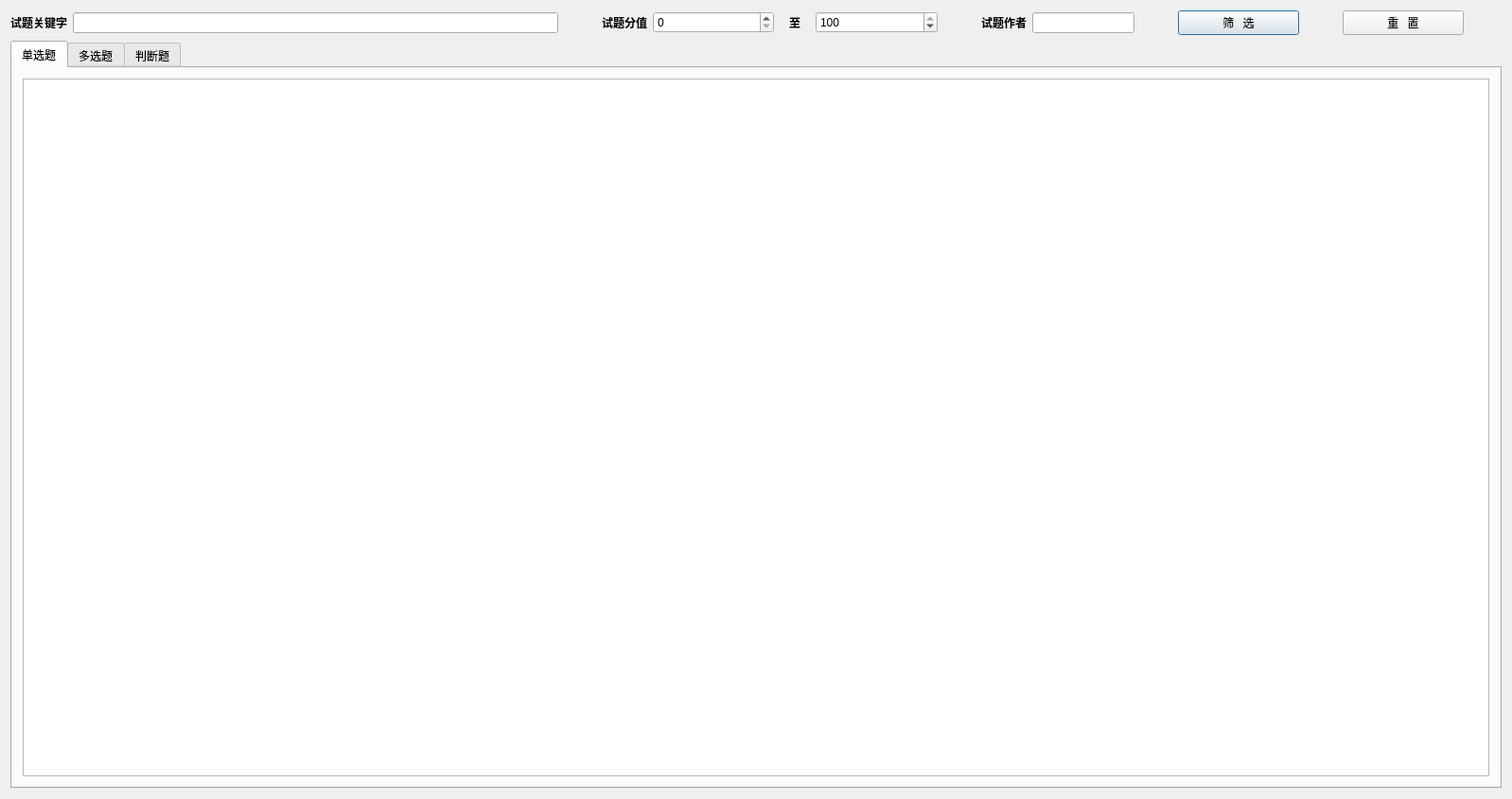
<?xml version="1.0" encoding="UTF-8"?>
<ui version="4.0">
 <class>QuestionBank</class>
 <widget class="QDialog" name="QuestionBank">
  <property name="windowModality">
   <enum>Qt::NonModal</enum>
  </property>
  <property name="geometry">
   <rect>
    <x>0</x>
    <y>0</y>
    <width>1598</width>
    <height>844</height>
   </rect>
  </property>
  <property name="windowTitle">
   <string>试题管理</string>
  </property>
  <layout class="QVBoxLayout" name="verticalLayout">
   <item>
    <layout class="QHBoxLayout" name="horizontalLayout" stretch="1,4,0,1,1,1,1,0,1,1,0,1,0,1,0">
     <item>
      <widget class="QLabel" name="label">
       <property name="sizePolicy">
        <sizepolicy hsizetype="Fixed" vsizetype="Preferred">
         <horstretch>0</horstretch>
         <verstretch>0</verstretch>
        </sizepolicy>
       </property>
       <property name="font">
        <font>
         <family>等线</family>
         <weight>75</weight>
         <bold>true</bold>
        </font>
       </property>
       <property name="text">
        <string>试题关键字</string>
       </property>
      </widget>
     </item>
     <item>
      <widget class="QLineEdit" name="keywordSelector"/>
     </item>
     <item>
      <spacer name="horizontalSpacer_3">
       <property name="orientation">
        <enum>Qt::Horizontal</enum>
       </property>
       <property name="sizeHint" stdset="0">
        <size>
         <width>40</width>
         <height>20</height>
        </size>
       </property>
      </spacer>
     </item>
     <item>
      <widget class="QLabel" name="label_2">
       <property name="sizePolicy">
        <sizepolicy hsizetype="Fixed" vsizetype="Preferred">
         <horstretch>0</horstretch>
         <verstretch>0</verstretch>
        </sizepolicy>
       </property>
       <property name="font">
        <font>
         <family>等线</family>
         <weight>75</weight>
         <bold>true</bold>
        </font>
       </property>
       <property name="text">
        <string>试题分值</string>
       </property>
      </widget>
     </item>
     <item>
      <widget class="QSpinBox" name="lowerValue">
       <property name="maximum">
        <number>100</number>
       </property>
      </widget>
     </item>
     <item>
      <widget class="QLabel" name="label_4">
       <property name="sizePolicy">
        <sizepolicy hsizetype="Fixed" vsizetype="Preferred">
         <horstretch>0</horstretch>
         <verstretch>0</verstretch>
        </sizepolicy>
       </property>
       <property name="font">
        <font>
         <family>等线</family>
         <weight>75</weight>
         <bold>true</bold>
        </font>
       </property>
       <property name="styleSheet">
        <string notr="true">padding-left:10%;
padding-right:10%;</string>
       </property>
       <property name="text">
        <string>至</string>
       </property>
       <property name="alignment">
        <set>Qt::AlignCenter</set>
       </property>
      </widget>
     </item>
     <item>
      <widget class="QSpinBox" name="upperValue">
       <property name="maximum">
        <number>100</number>
       </property>
       <property name="value">
        <number>100</number>
       </property>
      </widget>
     </item>
     <item>
      <spacer name="horizontalSpacer_2">
       <property name="orientation">
        <enum>Qt::Horizontal</enum>
       </property>
       <property name="sizeHint" stdset="0">
        <size>
         <width>40</width>
         <height>20</height>
        </size>
       </property>
      </spacer>
     </item>
     <item>
      <widget class="QLabel" name="label_3">
       <property name="sizePolicy">
        <sizepolicy hsizetype="Fixed" vsizetype="Preferred">
         <horstretch>0</horstretch>
         <verstretch>0</verstretch>
        </sizepolicy>
       </property>
       <property name="font">
        <font>
         <family>等线</family>
         <weight>75</weight>
         <bold>true</bold>
        </font>
       </property>
       <property name="text">
        <string>试题作者</string>
       </property>
      </widget>
     </item>
     <item>
      <widget class="QLineEdit" name="authorSelector">
       <property name="sizePolicy">
        <sizepolicy hsizetype="Fixed" vsizetype="Fixed">
         <horstretch>0</horstretch>
         <verstretch>0</verstretch>
        </sizepolicy>
       </property>
      </widget>
     </item>
     <item>
      <spacer name="horizontalSpacer">
       <property name="orientation">
        <enum>Qt::Horizontal</enum>
       </property>
       <property name="sizeType">
        <enum>QSizePolicy::Preferred</enum>
       </property>
       <property name="sizeHint" stdset="0">
        <size>
         <width>40</width>
         <height>20</height>
        </size>
       </property>
      </spacer>
     </item>
     <item>
      <widget class="QPushButton" name="selectBtn">
       <property name="sizePolicy">
        <sizepolicy hsizetype="Expanding" vsizetype="Fixed">
         <horstretch>0</horstretch>
         <verstretch>0</verstretch>
        </sizepolicy>
       </property>
       <property name="font">
        <font>
         <family>华文琥珀</family>
         <weight>50</weight>
         <bold>false</bold>
        </font>
       </property>
       <property name="text">
        <string>筛   选</string>
       </property>
      </widget>
     </item>
     <item>
      <spacer name="horizontalSpacer_5">
       <property name="orientation">
        <enum>Qt::Horizontal</enum>
       </property>
       <property name="sizeHint" stdset="0">
        <size>
         <width>40</width>
         <height>20</height>
        </size>
       </property>
      </spacer>
     </item>
     <item>
      <widget class="QPushButton" name="resetBtn">
       <property name="sizePolicy">
        <sizepolicy hsizetype="Expanding" vsizetype="Fixed">
         <horstretch>0</horstretch>
         <verstretch>0</verstretch>
        </sizepolicy>
       </property>
       <property name="font">
        <font>
         <family>华文琥珀</family>
        </font>
       </property>
       <property name="text">
        <string>重   置</string>
       </property>
      </widget>
     </item>
     <item>
      <spacer name="horizontalSpacer_4">
       <property name="orientation">
        <enum>Qt::Horizontal</enum>
       </property>
       <property name="sizeHint" stdset="0">
        <size>
         <width>40</width>
         <height>20</height>
        </size>
       </property>
      </spacer>
     </item>
    </layout>
   </item>
   <item>
    <widget class="QTabWidget" name="tabWidget">
     <property name="font">
      <font>
       <family>微软雅黑 Light</family>
      </font>
     </property>
     <property name="currentIndex">
      <number>0</number>
     </property>
     <widget class="QWidget" name="choice">
      <attribute name="title">
       <string>单选题</string>
      </attribute>
      <layout class="QVBoxLayout" name="verticalLayout_2">
       <item>
        <widget class="QTableView" name="choiceTable">
         <property name="sizePolicy">
          <sizepolicy hsizetype="Preferred" vsizetype="Preferred">
           <horstretch>0</horstretch>
           <verstretch>0</verstretch>
          </sizepolicy>
         </property>
         <property name="font">
          <font>
           <family>微软雅黑</family>
           <weight>50</weight>
           <bold>false</bold>
          </font>
         </property>
         <property name="verticalScrollBarPolicy">
          <enum>Qt::ScrollBarAsNeeded</enum>
         </property>
         <property name="horizontalScrollBarPolicy">
          <enum>Qt::ScrollBarAsNeeded</enum>
         </property>
         <property name="sizeAdjustPolicy">
          <enum>QAbstractScrollArea::AdjustToContents</enum>
         </property>
         <property name="editTriggers">
          <set>QAbstractItemView::NoEditTriggers</set>
         </property>
         <attribute name="horizontalHeaderCascadingSectionResizes">
          <bool>false</bool>
         </attribute>
         <attribute name="verticalHeaderStretchLastSection">
          <bool>false</bool>
         </attribute>
        </widget>
       </item>
      </layout>
     </widget>
     <widget class="QWidget" name="multichoice">
      <attribute name="title">
       <string>多选题</string>
      </attribute>
      <layout class="QVBoxLayout" name="verticalLayout_3">
       <item>
        <widget class="QTableView" name="multiTable">
         <property name="sizePolicy">
          <sizepolicy hsizetype="Expanding" vsizetype="Expanding">
           <horstretch>0</horstretch>
           <verstretch>0</verstretch>
          </sizepolicy>
         </property>
         <property name="font">
          <font>
           <family>微软雅黑</family>
          </font>
         </property>
         <property name="editTriggers">
          <set>QAbstractItemView::NoEditTriggers</set>
         </property>
        </widget>
       </item>
      </layout>
     </widget>
     <widget class="QWidget" name="judge">
      <attribute name="title">
       <string>判断题</string>
      </attribute>
      <layout class="QVBoxLayout" name="verticalLayout_4">
       <item>
        <widget class="QTableView" name="judgeTable">
         <property name="sizePolicy">
          <sizepolicy hsizetype="Expanding" vsizetype="Expanding">
           <horstretch>0</horstretch>
           <verstretch>0</verstretch>
          </sizepolicy>
         </property>
         <property name="font">
          <font>
           <family>微软雅黑</family>
          </font>
         </property>
         <property name="editTriggers">
          <set>QAbstractItemView::NoEditTriggers</set>
         </property>
        </widget>
       </item>
      </layout>
     </widget>
    </widget>
   </item>
  </layout>
 </widget>
 <layoutdefault spacing="6" margin="11"/>
 <resources/>
 <connections/>
</ui>
